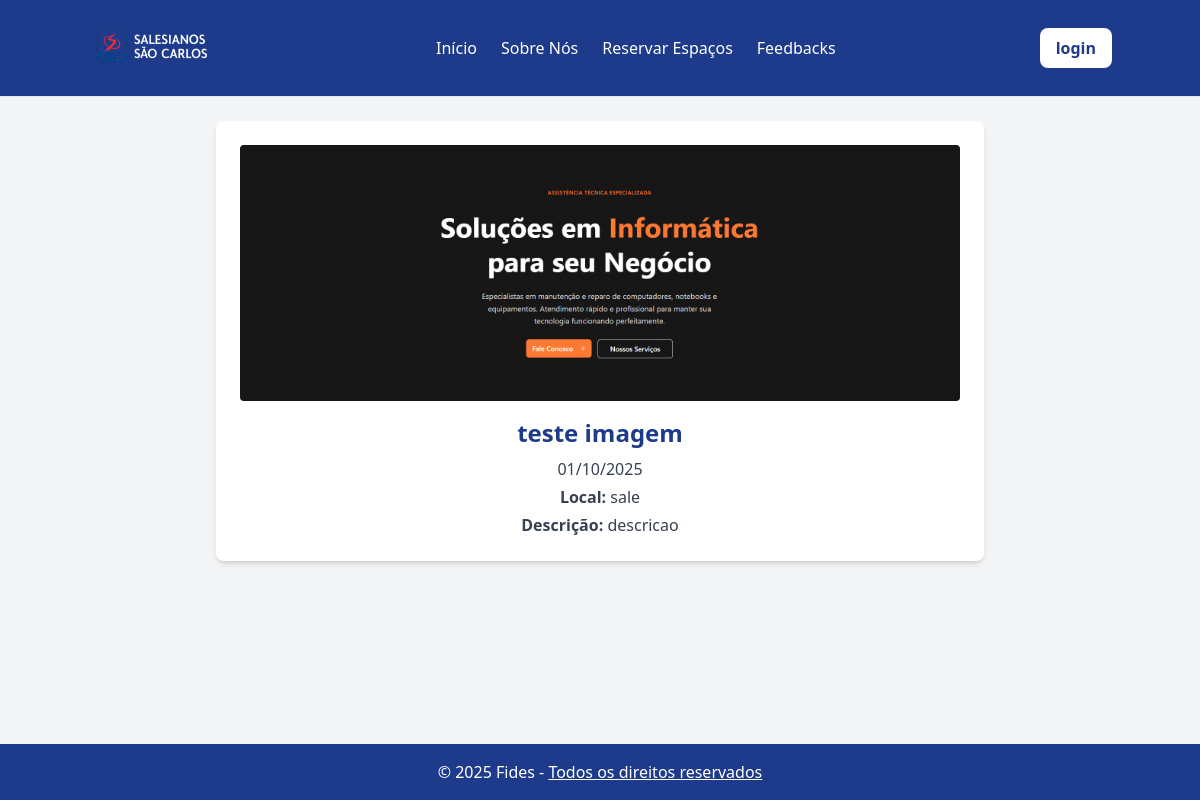
The app's page /event.php?id=12 with its own data.
### tables this page shows
CREATE TABLE IF NOT EXISTS `eventos` (
  `id` int NOT NULL AUTO_INCREMENT,
  `nome` varchar(255) NOT NULL,
  `data` date NOT NULL,
  `descricao` text,
  `localizacao` varchar(255) DEFAULT NULL,
  `imagem` varchar(255) DEFAULT NULL,
  PRIMARY KEY (`id`),
  UNIQUE KEY `nome` (`nome`)
);

### event.php (the view, shortened to what this page needs)
<?php
include("config.php");
$id = $_GET['id'] ?? 0;
$stmt = $conn->prepare("SELECT * FROM eventos WHERE id=?");
$stmt->bind_param("i", $id);
$stmt->execute();
$res = $stmt->get_result();
$ev = $res->fetch_assoc();
?>
<!DOCTYPE html>
<html lang="pt-BR">
<head>
<script src="https://cdn.tailwindcss.com"></script>
</head>
<body class="bg-gray-100 text-gray-800 flex flex-col min-h-screen">
<?php include("components/header.php"); ?>
<main class="container mx-auto p-6 flex-grow text-center">
  <?php if($ev): ?>
    <div class="bg-white shadow-md rounded-lg p-6 mx-auto max-w-3xl">
      <img src="<?php echo (!empty($ev['imagem']) && file_exists($ev['imagem'])) ? $ev['imagem'] : 'assets/img/logo.png'; ?>"
           alt="<?php echo htmlspecialchars($ev['nome']); ?>"
           class="w-full h-64 object-cover rounded mb-4">
      <h2 class="text-2xl font-bold text-blue-900 mb-2">
        <?php echo htmlspecialchars($ev['nome']); ?>
      </h2>
      <p class="text-gray-700 mb-1">
        <?php echo htmlspecialchars(date('d/m/Y', strtotime($ev['data']))); ?>
      </p>
      <p class="text-gray-700 mb-1">
        <strong>Local:</strong> <?php echo htmlspecialchars($ev['localizacao']); ?>
      </p>
      <p class="text-gray-700">
        <strong>Descrição:</strong> <?php echo htmlspecialchars($ev['descricao']); ?>
      </p>
    </div>
  <?php else: ?>
    <p class="text-red-600 font-bold">Evento não encontrado.</p>
  <?php endif; ?>
</main>
<?php include("components/footer.php"); ?>
</body>
</html>

### records on screen
eventos: imagem (picture), nome "teste imagem", data "01/10/2025", localizacao "sale", descricao "descricao"
